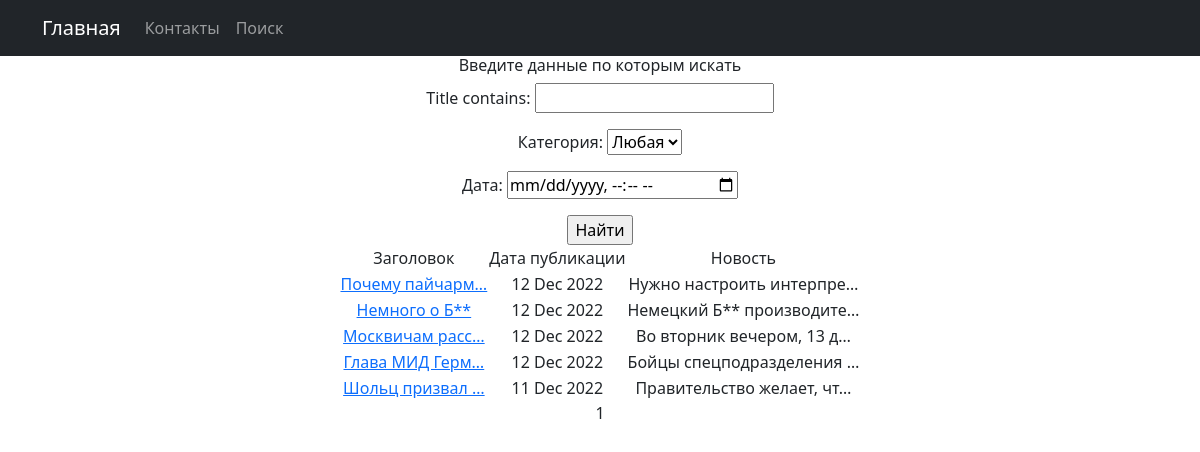
The app's page /news/search/ with its own data.
### news/models.py (models this page shows, shortened)
class Post(models.Model):
    author = models.ForeignKey(Author, on_delete=models.CASCADE)
    time_in = models.DateTimeField(auto_now_add=True)
    category = models.ManyToManyField(Category, through='PostCategory')
    title = models.CharField(max_length=128)
    text = models.TextField()
    rating = models.IntegerField(default=0)
    NEWS = 'NW'
    ARTICLE = 'AR'
    CATEGORY_CHOICES = [
        (NEWS, 'Новость'),
        (ARTICLE, 'Статья'),
    ]
    categoryType = models.CharField(max_length=2, choices=CATEGORY_CHOICES, default=NEWS)

### news/views.py (the view)
# urls.py: path('search/', PostSearch.as_view(), name='PostSearch'),
class PostSearch(ListView):
    model = Post
    ordering = '-time_in'
    template_name = 'news/PostSearch.html'
    context_object_name = 'PostSearch'
    paginate_by = 8
    paginate_orphans = 1
    def get_context_data(self, **kwargs):
        date_context = super().get_context_data(**kwargs)
        date_context['filterset'] = self.filterset
        return date_context
    def get_queryset(self):
        queryset = super().get_queryset()
        self.filterset = PostFilter(self.request.GET, queryset)
        return self.filterset.qs

### news/models.py (called while the page is built)
    def __str__(self):
        return f'{self.name}'

### news/templatetags/custom_filters.py (called while the page is built)
@register.filter()  # тут можем прописать имя нашего фильтра и еще что то если оно не прописано обращаемя по имени функции
def censor_text(text):
    wanted_words = ['редиска', 'помидор', 'бмв', 'готовить', 'масло']
    if not isinstance(text, str):
        raise TypeError(f"Данный тип объекта {text}, не принадлежит типу данных 'str'")
    for _ in text.split():
        if _.replace('.','').lower() in wanted_words:
            text = text.replace(_, f'{_[0]}{"*"*(len(_)-1)}')
    return f'{text}'

### templates/news/PostSearch.html (shortened to what this page needs)
{% extends 'flatpages/default.html' %}
{% load custom_tags %}
{% load custom_filters %}
{% block content%}
<h6>Введите данные по которым искать</h6>
<form action="" method="get">
   {{ filterset.form.as_p }}
   <input type="submit" value="Найти" />
</form>
{% if PostSearch %}
    <table align="center">
        <tr>
            <td>Заголовок</td>
            <td>Дата публикации</td>
            <td>Новость</td>
        </tr>
        {% for news in PostSearch %}
        <tr>
            <td><a href="{% url 'PostDetail' pk=news.pk %}">{{ news.title | truncatechars:15 | censor_text }}</a></td>
            <td>{{ news.time_in|date:'d M Y' }}</td>
            <td>{{ news.text | truncatechars:25 | censor_text}}</td>
        </tr>
        {% endfor %}
    </table>
{% else %}
<h4>Не нашел постов</h4>
{% endif %}
   {{ page_obj.number }}
{% endblock content%}

### templates/flatpages/default.html (shortened to what this page needs)
<!DOCTYPE html>
<html lang="en">
    <head>
        {% load static %}
        <link href="{% static 'css/styles.css' %}" rel="stylesheet" />
    </head>
    <body>
        <nav class="navbar navbar-expand-lg navbar-dark bg-dark static-top">
           <div class="container">
               <a class="navbar-brand" href="{% url 'PostList' %}">Главная</a>
               <div class="collapse navbar-collapse" id="navbarResponsive">
                   <ul class="navbar-nav ml-auto">
                       <li class="nav-item">
                           <a class="nav-link" href="/contacts/">Контакты</a>
                       </li>
                       <li class="nav-item">
                           <a class="nav-link" href="{% url 'PostSearch' %}">Поиск</a>
                       </li>
                   </ul>
               </div>
           </div>
        </nav>
        <div class="container">
           <div class="row">
               <div class="col-lg-12 text-center">
                   {% block content %}{% endblock content %}
               </div>
           </div>
        </div>
    </body>
</html>

### records on screen
Post: title|censor_text "Почему пайчарм…", time_in "12 Dec 2022", text|censor_text "Нужно настроить интерпре…"
Post: title|censor_text "Немного о Б**", time_in "12 Dec 2022", text|censor_text "Немецкий Б** производите…"
Post: title|censor_text "Москвичам расс…", time_in "12 Dec 2022", text|censor_text "Во вторник вечером, 13 д…"
Post: title|censor_text "Глава МИД Герм…", time_in "12 Dec 2022", text|censor_text "Бойцы спецподразделения …"
Post: title|censor_text "Шольц призвал …", time_in "11 Dec 2022", text|censor_text "Правительство желает, чт…"

### other values on screen
{{ page_obj.number }} "1"
